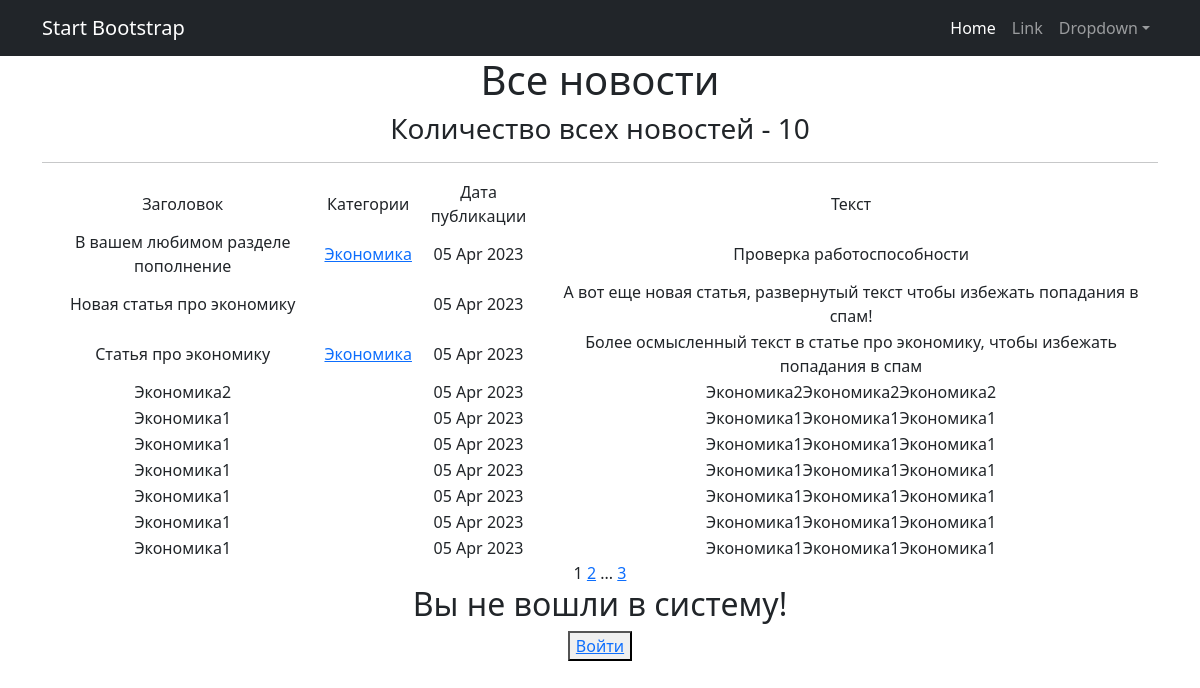
Page /news/ on the committed database.
### news/models.py (models this page shows, shortened)
class Post(models.Model):
    TYPES = [
        ('P', 'Статья'),  # P for "post"
        ('N', 'Новость')   # N for "news"
    ]
    author = models.ForeignKey(Author, on_delete=models.CASCADE)
    post_type = models.CharField(max_length=1, choices=TYPES, default='P')
    creation_time = models.DateTimeField(auto_now_add=True)
    categories = models.ManyToManyField('Category', through='PostCategory')
    title = models.CharField(max_length=255, blank=False)
    text = models.TextField(blank=False)
    post_rating = models.FloatField(default=0.0)

class Category(models.Model):
    news_category = models.CharField(max_length=100, unique=True)
    subscribers = models.ManyToManyField(User, related_name='categories')
    def __str__(self):
        return self.news_category

### news/views.py (the view)
# urls.py: path('', NewsList.as_view(), name='news_list'),
class NewsList(ListView):
    model = Post
    ordering = '-creation_time'
    template_name = 'news_list.html'
    context_object_name = 'news_list'
    paginate_by = 10
    def get_context_data(self, **kwargs):
        context = super().get_context_data(**kwargs)
        context['is_not_author'] = not self.request.user.groups.filter(name='authors').exists()
        return context

### news/templatetags/custom_filters.py (called while the page is built)
@register.filter()
def length(list):
    return len(list)

@register.filter()
def censor(value):
    bad_words = ('редиска', 'бля')
    if not isinstance(value, str):
        raise TypeError(f"unresolved type '{type(value)}' expected  type 'str'")
    for word in value.split():
        if word.lower() in bad_words:
            value = value.replace(word, f"{word[0]}{'*' * (len(word) - 1)}")
    return value

### news/templatetags/test.py (called while the page is built)
def censor(value):
    bad_words = ('редиска', 'бля')
    if not isinstance(value, str):
        raise TypeError(f"unresolved type '{type(value)}' expected  type 'str'")
    for word in value.split():
        if word.lower() in bad_words:
            value = value.replace(word, f"{word[0]}{'*' * (len(word) - 1)}")

### templates/news_list.html (shortened to what this page needs)
{% extends 'flatpages/default.html' %}
{% load custom_filters %}
{% block content %}
    <h1>Все новости</h1>
    <h3> Количество всех новостей - {{ news_list|length }}</h3>
    <hr>
    {% if news_list %}
        <table>
            <tr>
                <td>Заголовок</td>
                <td>Категории</td>
                <td>Дата публикации</td>
                <td>Текст</td>
            </tr>
            {% for news_detail in news_list %}
            <tr>
                <td>{{ news_detail.title|censor }}</td>
                <td>
                    {% for category in news_detail.categories.all %}
                        <a href="{% url 'category_list' category.id %}">{{ category }}</a>
                    {% endfor %}
                </td>
                <td>{{ news_detail.creation_time|date:'d M Y' }}</td>
                <td>{{ news_detail.text|truncatewords:20|censor }}</td>
            </tr>
            {% endfor %}
        </table>
    {% else %}
        <h2>Новостей нет!</h2>
    {% endif %}
   {{ page_obj.number }}
   {% if page_obj.has_next %}
       <a href="?page={{ page_obj.next_page_number }}">{{ page_obj.next_page_number }}</a>
       {% if paginator.num_pages != page_obj.next_page_number %}
           ...
           <a href="?page={{ page_obj.paginator.num_pages }}">{{ page_obj.paginator.num_pages }}</a>
       {% endif %}
   {% endif %}
{% if request.user.is_authenticated %}
    <h2>Страница авторизованного пользователя {{request.user.username}}</h2>
    <button> <a href="{% url 'account_logout' %}">Выйти</a> </button>
    {% if is_not_author %}
    <button> <a href="upgrade/"> Хочу стать автором!</a> </button>
    {% endif %}
{% else %}
    <h2>Вы не вошли в систему!</h2>
    <button> <a href="{% url 'account_login' %}">Войти</a> </button>
{% endif %}
{% endblock content %}

### rows in the picture
Post: title|censor "В вашем любимом разделе пополнение", creation_time "05 Apr 2023", text|censor "Проверка работоспособности"
Category: news_category "Экономика"
Post: title|censor "Новая статья про экономику", creation_time "05 Apr 2023", text|censor "А вот еще новая статья, развернутый текст чтобы избежать попадания в спам!"
Post: title|censor "Статья про экономику", creation_time "05 Apr 2023", text|censor "Более осмысленный текст в статье про экономику, чтобы избежать попадания в спам"
Post: title|censor "Экономика2", creation_time "05 Apr 2023", text|censor "Экономика2Экономика2Экономика2"
Post: title|censor "Экономика1", creation_time "05 Apr 2023", text|censor "Экономика1Экономика1Экономика1"
Post: title|censor "Экономика1", creation_time "05 Apr 2023", text|censor "Экономика1Экономика1Экономика1"
Post: title|censor "Экономика1", creation_time "05 Apr 2023", text|censor "Экономика1Экономика1Экономика1"
Post: title|censor "Экономика1", creation_time "05 Apr 2023", text|censor "Экономика1Экономика1Экономика1"
Post: title|censor "Экономика1", creation_time "05 Apr 2023", text|censor "Экономика1Экономика1Экономика1"
Post: title|censor "Экономика1", creation_time "05 Apr 2023", text|censor "Экономика1Экономика1Экономика1"

### other values in the picture
{{ news_list|length }} "10"
{{ page_obj.number }} "1"
{{ page_obj.next_page_number }} "2"
{{ page_obj.paginator.num_pages }} "3"
